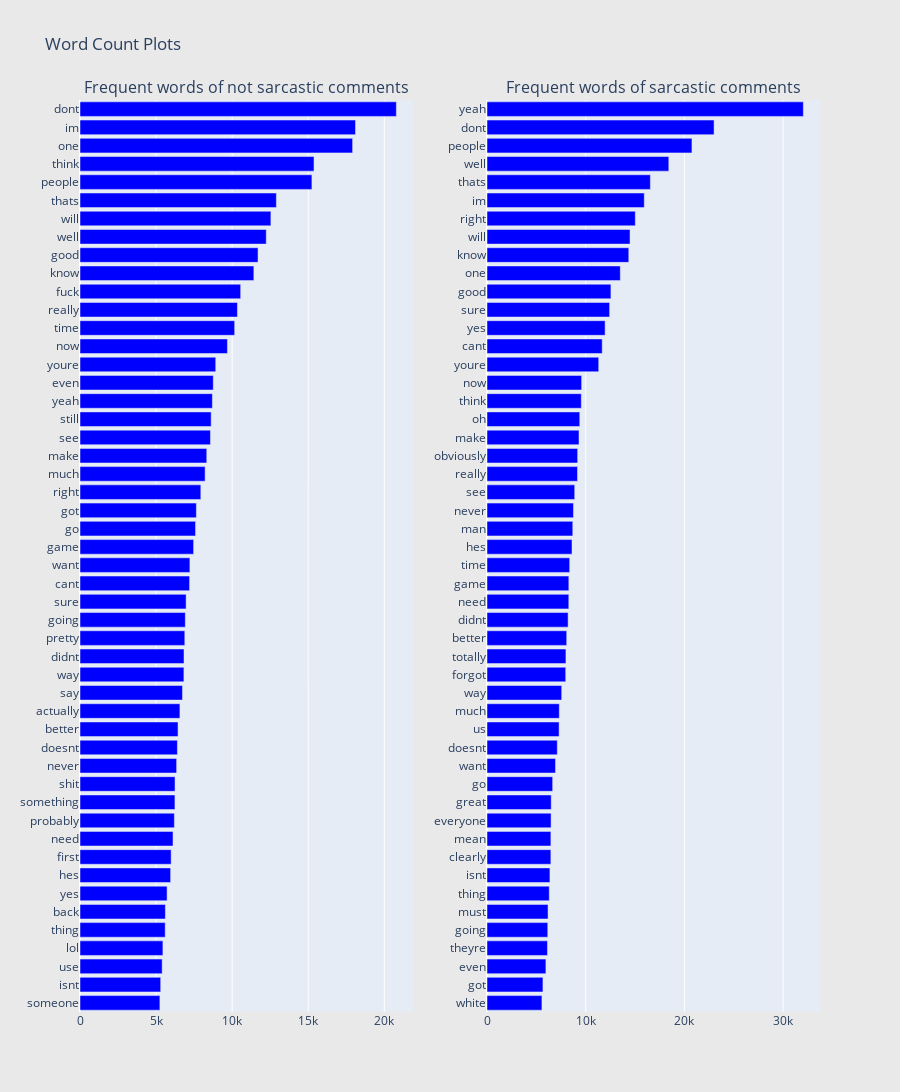

The notebook cell this image was saved under:
### Code cell
from collections import defaultdict
from plotly import tools

train1_df = train_df[train_df["label"]==1]
train0_df = train_df[train_df["label"]==0]

## custom function for ngram generation ##
def generate_ngrams(text, n_gram=1):
    token = [token for token in text.lower().split(" ") if token != "" if token not in STOPWORDS]
    ngrams = zip(*[token[i:] for i in range(n_gram)])
    return [" ".join(ngram) for ngram in ngrams]

## custom function for horizontal bar chart ##
def horizontal_bar_chart(df, color):
    trace = go.Bar(
        y=df["word"].values[::-1],
        x=df["wordcount"].values[::-1],
        showlegend=False,
        orientation = 'h',
        marker=dict(
            color=color,
        ),
    )
    return trace

## Get the bar chart from not sarcastic comment ##
freq_dict = defaultdict(int)
for sent in train0_df["comments"]:
    for word in generate_ngrams(sent):
        freq_dict[word] += 1
fd_sorted = pd.DataFrame(sorted(freq_dict.items(), key=lambda x: x[1])[::-1])
fd_sorted.columns = ["word", "wordcount"]
trace0 = horizontal_bar_chart(fd_sorted.head(50), 'blue')

## Get the bar chart from sarcastic comment ##
freq_dict = defaultdict(int)
for sent in train1_df["comments"]:
    for word in generate_ngrams(sent):
        freq_dict[word] += 1
fd_sorted = pd.DataFrame(sorted(freq_dict.items(), key=lambda x: x[1])[::-1])
fd_sorted.columns = ["word", "wordcount"]
trace1 = horizontal_bar_chart(fd_sorted.head(50), 'blue')

# Creating two subplots
fig = tools.make_subplots(rows=1, cols=2, vertical_spacing=0.04,
                          subplot_titles=["Frequent words of not sarcastic comments", 
                                          "Frequent words of sarcastic comments"])
fig.append_trace(trace0, 1, 1)
fig.append_trace(trace1, 1, 2)
fig['layout'].update(height=1200, width=900, paper_bgcolor='rgb(233,233,233)', title="Word Count Plots")
py.iplot(fig, filename='word-plots')

### Figure 1 — Plotly figure (JSON) as saved in the notebook; plotly's stock layout.template omitted (floating-point values rounded to 4 significant figures)
{"data": [{"marker": {"color": "blue"}, "orientation": "h", "showlegend": false, "type": "bar", "x": [5251, 5303, 5401, 5449, 5600, 5612, 5724, 5956, 5990, 6114, 6203, 6240, 6246, 6351, 6403, 6444, 6567, 6735, 6829, 6836, 6888, 6921, 6975, 7203, 7223, 7468, 7595, 7648, 7941, 8223, 8331, 8575, 8620, 8701, 8759, 8921, 9690, 10166, 10349, 10560, 11427, 11702, 12242, 12546, 12906, 15243, 15382, 17918, 18108, 20793], "xaxis": "x", "y": ["someone", "isnt", "use", "lol", "thing", "back", "yes", "hes", "first", "need", "probably", "something", "shit", "never", "doesnt", "better", "actually", "say", "way", "didnt", "pretty", "going", "sure", "cant", "want", "game", "go", "got", "right", "much", "make", "see", "still", "yeah", "even", "youre", "now", "time", "really", "fuck", "know", "good", "well", "will", "thats", "people", "think", "one", "im", "dont"], "yaxis": "y"}, {"marker": {"color": "blue"}, "orientation": "h", "showlegend": false, "type": "bar", "x": [5566, 5668, 5968, 6127, 6158, 6185, 6310, 6377, 6471, 6473, 6492, 6506, 6653, 6943, 7123, 7305, 7326, 7570, 7977, 7998, 8076, 8218, 8290, 8294, 8380, 8614, 8692, 8763, 8887, 9173, 9187, 9323, 9400, 9555, 9590, 11320, 11674, 11969, 12426, 12557, 13507, 14367, 14494, 15027, 15937, 16553, 18422, 20768, 23009, 32056], "xaxis": "x2", "y": ["white", "got", "even", "theyre", "going", "must", "thing", "isnt", "clearly", "mean", "everyone", "great", "go", "want", "doesnt", "us", "much", "way", "forgot", "totally", "better", "didnt", "need", "game", "time", "hes", "man", "never", "see", "really", "obviously", "make", "oh", "think", "now", "youre", "cant", "yes", "sure", "good", "one", "know", "will", "right", "im", "thats", "well", "people", "dont", "yeah"], "yaxis": "y2"}], "layout": {"annotations": [{"font": {"size": 16}, "showarrow": false, "text": "Frequent words of not sarcastic comments", "x": 0.225, "xanchor": "center", "xref": "paper", "y": 1, "yanchor": "bottom", "yref": "paper"}, {"font": {"size": 16}, "showarrow": false, "text": "Frequent words of sarcastic comments", "x": 0.775, "xanchor": "center", "xref": "paper", "y": 1, "yanchor": "bottom", "yref": "paper"}], "height": 1200, "paper_bgcolor": "rgb(233,233,233)", "title": {"text": "Word Count Plots"}, "width": 900, "xaxis": {"anchor": "y", "domain": [0, 0.45]}, "xaxis2": {"anchor": "y2", "domain": [0.55, 1]}, "yaxis": {"anchor": "x", "domain": [0, 1]}, "yaxis2": {"anchor": "x2", "domain": [0, 1]}}}
